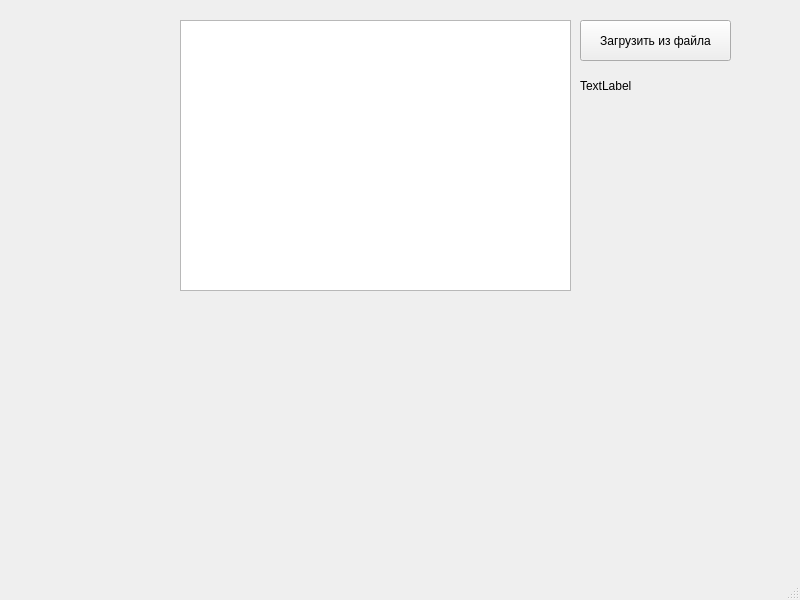
<?xml version="1.0" encoding="UTF-8"?>
<ui version="4.0">
 <class>MainWindow</class>
 <widget class="QMainWindow" name="MainWindow">
  <property name="geometry">
   <rect>
    <x>0</x>
    <y>0</y>
    <width>800</width>
    <height>600</height>
   </rect>
  </property>
  <property name="windowTitle">
   <string>MainWindow</string>
  </property>
  <widget class="QWidget" name="centralwidget">
   <widget class="QTextEdit" name="textEdit">
    <property name="geometry">
     <rect>
      <x>180</x>
      <y>20</y>
      <width>391</width>
      <height>271</height>
     </rect>
    </property>
   </widget>
   <widget class="QPushButton" name="LoadushButton">
    <property name="geometry">
     <rect>
      <x>580</x>
      <y>20</y>
      <width>151</width>
      <height>41</height>
     </rect>
    </property>
    <property name="text">
     <string>Загрузить из файла</string>
    </property>
   </widget>
   <widget class="QLabel" name="ResultLabel">
    <property name="geometry">
     <rect>
      <x>580</x>
      <y>70</y>
      <width>151</width>
      <height>31</height>
     </rect>
    </property>
    <property name="text">
     <string>TextLabel</string>
    </property>
   </widget>
  </widget>
  <widget class="QMenuBar" name="menubar">
   <property name="geometry">
    <rect>
     <x>0</x>
     <y>0</y>
     <width>800</width>
     <height>17</height>
    </rect>
   </property>
  </widget>
  <widget class="QStatusBar" name="statusbar"/>
 </widget>
 <resources/>
 <connections/>
</ui>
